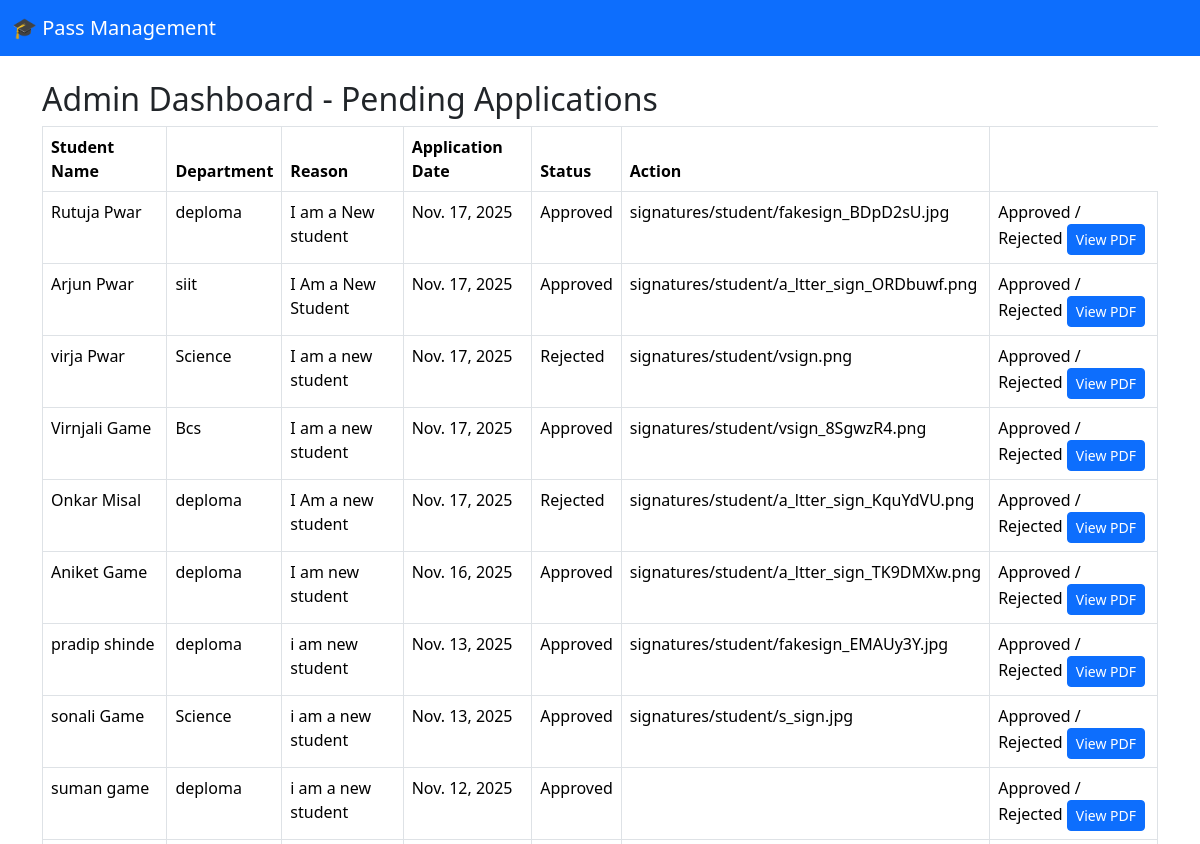
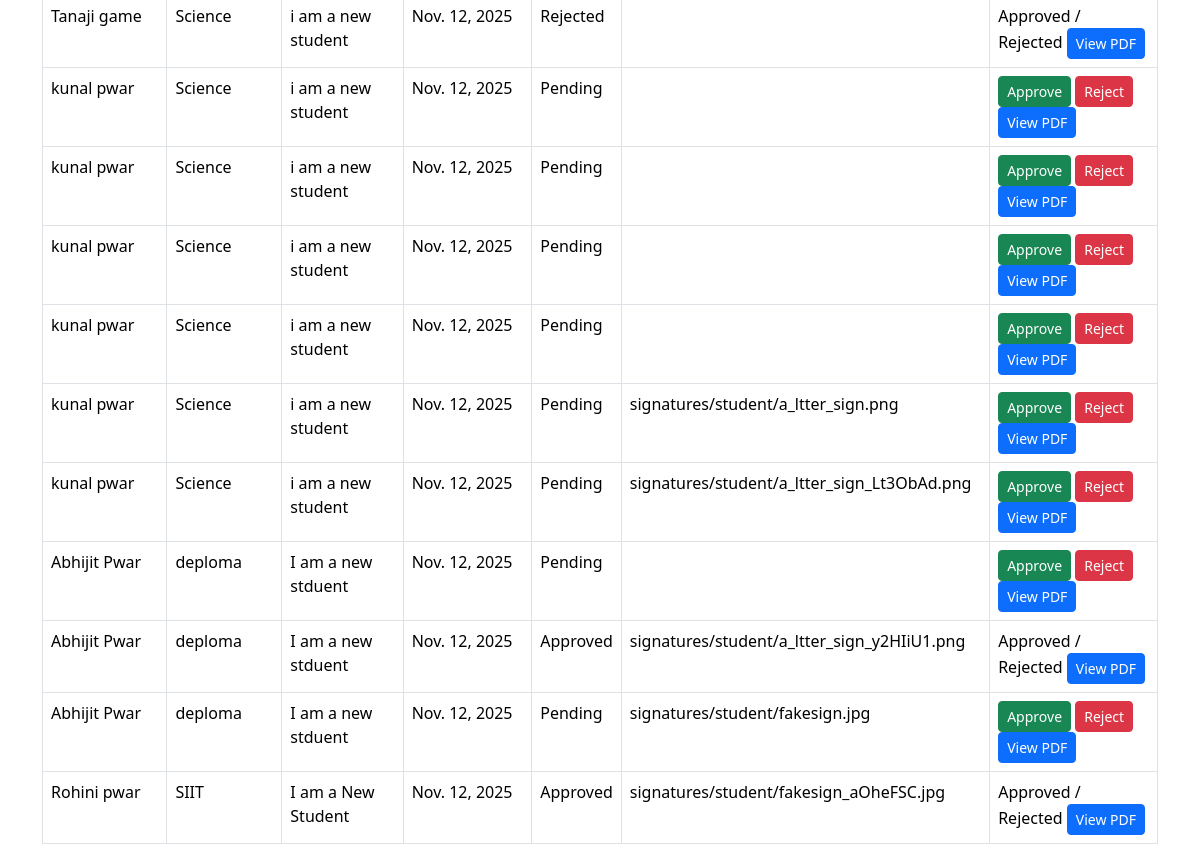
Page /get_new_pass/admin-dashboard/ (signed in, upper part) on the earlier database version (2 pictures, top to bottom).
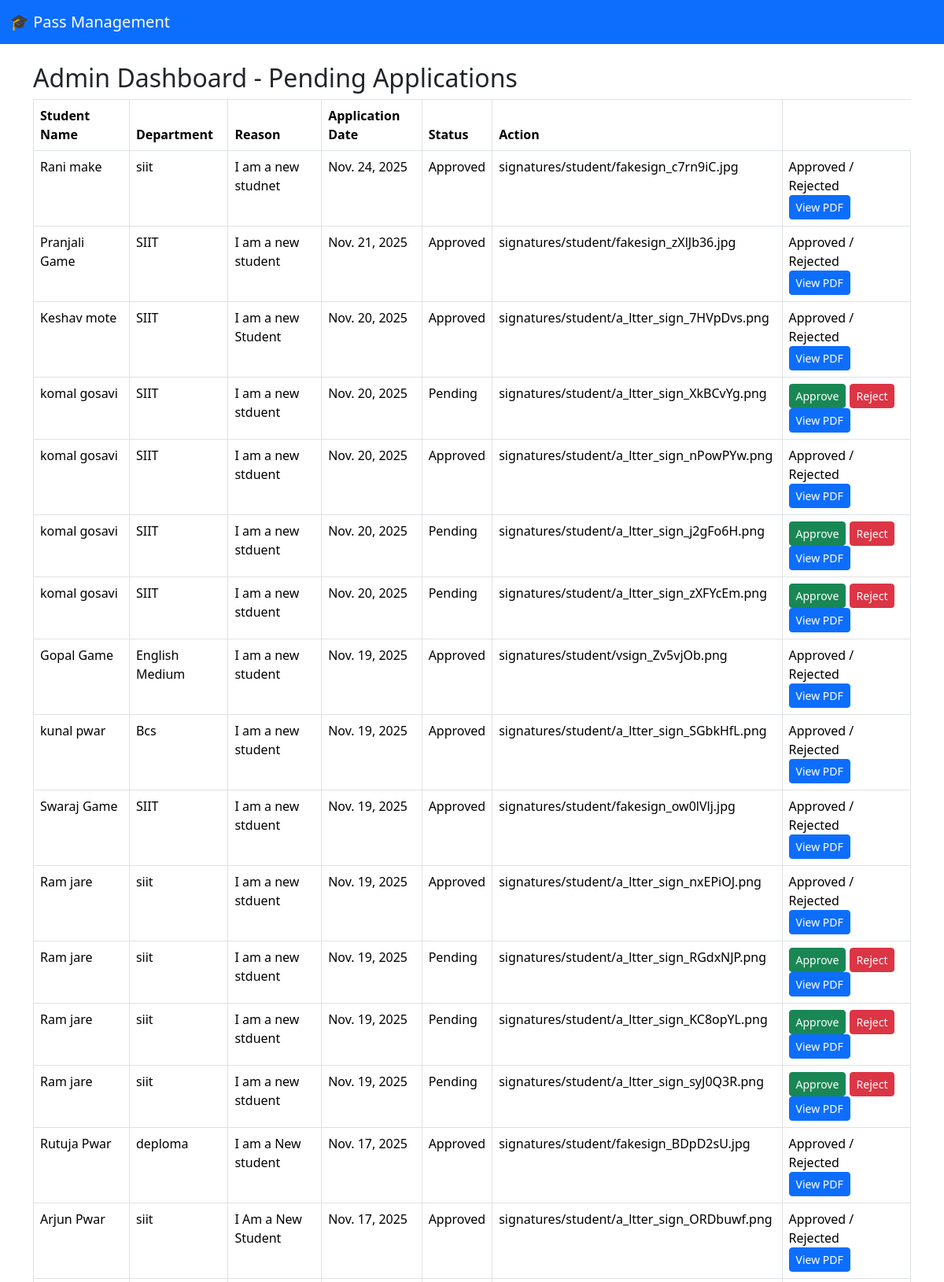
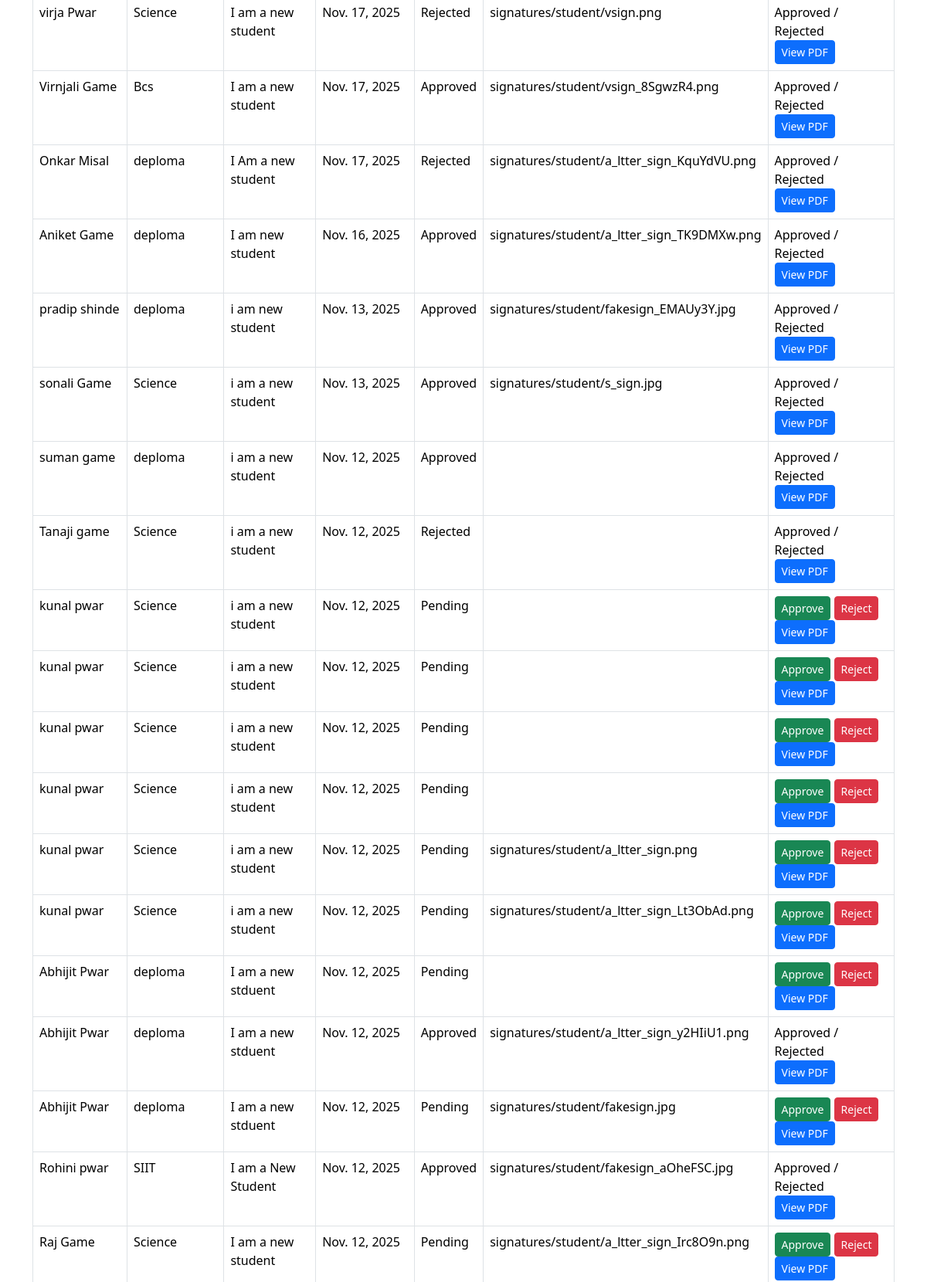
Same page on the later database version (2 pictures, top to bottom).
### get_new_pass/models.py (models this page shows, shortened)
class PassApplication(models.Model):
    name = models.CharField(max_length=100)
    email = models.EmailField()
    department = models.CharField(max_length=100)
    class_name = models.CharField(max_length=100)
    village = models.CharField(max_length=100)
    pass_days = models.CharField(max_length=50)
    application_date = models.DateField()
    application_time = models.TimeField()
    reason = models.TextField()
    month = models.CharField(max_length=20, choices=MONTH_CHOICES, default="January")
    status = models.CharField(
        max_length=20,
        choices=[('Pending', 'Pending'), ('Approved', 'Approved'), ('Rejected', 'Rejected')],
        default='Pending'
    )
    receipt_id = models.CharField(max_length=100, blank=True, null=True)
    student_signature = models.FileField(
        upload_to="signatures/student/",
        null=True,
        blank=True
    )
    created_at = models.DateTimeField(auto_now_add=True)

### get_new_pass/views.py (the view)
# urls.py: path('admin-dashboard/', views.admin_dashboard, name='admin_dashboard'),
@login_required
def admin_dashboard(request):
    applications = PassApplication.objects.all().order_by('-application_date')
    return render(request, 'admin_dashboard.html', {'applications': applications})

### get_new_pass/templates/admin_dashboard.html
{% extends 'base.html' %}
{% block content %}
<h2>Admin Dashboard - Pending Applications</h2>
<table class="table table-bordered">
  <thead>
    <tr>
      <th>Student Name</th>
      <th>Department</th>
      <th>Reason</th>
      <th>Application Date</th>
      <th>Status</th>
      <th>Action</th>
    </tr>
  </thead>
  <tbody>
    {% for app in applications %}
    <tr>
      <td>{{ app.name }}</td>
      <td>{{ app.department }}</td>
      <td>{{ app.reason }}</td>
      <td>{{ app.application_date }}</td>
      <td>{{ app.status }}</td>
      <td>{{app.student_signature}}</td>
      <td>
        {% if app.status == "Pending" %}
          <a href="{% url 'approve_application' app.id %}" class="btn btn-success btn-sm">Approve</a>
          <a href="{% url 'reject_application' app.id %}" class="btn btn-danger btn-sm">Reject</a>
        {% else %}
          Approved / Rejected
        {% endif %}
        <a href="{% url 'download_application_pdf' app.id %}" class="btn btn-primary btn-sm">View PDF</a>
      </td>
    </tr>
    {% endfor %}
  </tbody>
</table>
{% endblock %}

Differences in the rows shown:
added PassApplication: name "Rani make", department "siit", reason "I am a new studnet", application_date "Nov. 24, 2025", status "Approved", student_signature "signatures/student/fakesign_c7rn9iC.jpg", shows "Approved / Rejected"
added PassApplication: name "Pranjali Game", department "SIIT", reason "I am a new student", application_date "Nov. 21, 2025", status "Approved", student_signature "signatures/student/fakesign_zXlJb36.jpg", shows "Approved / Rejected"
added PassApplication: name "Keshav mote", department "SIIT", reason "I am a new Student", application_date "Nov. 20, 2025", status "Approved", student_signature "signatures/student/a_ltter_sign_7HVpDvs.png", shows "Approved / Rejected"
added PassApplication: name "komal gosavi", department "SIIT", reason "I am a new stduent", application_date "Nov. 20, 2025", status "Pending", student_signature "signatures/student/a_ltter_sign_XkBCvYg.png", shows "Approve"
added PassApplication: name "komal gosavi", department "SIIT", reason "I am a new stduent", application_date "Nov. 20, 2025", status "Approved", student_signature "signatures/student/a_ltter_sign_nPowPYw.png", shows "Approved / Rejected"
added PassApplication: name "komal gosavi", department "SIIT", reason "I am a new stduent", application_date "Nov. 20, 2025", status "Pending", student_signature "signatures/student/a_ltter_sign_j2gFo6H.png", shows "Approve"
added PassApplication: name "komal gosavi", department "SIIT", reason "I am a new stduent", application_date "Nov. 20, 2025", status "Pending", student_signature "signatures/student/a_ltter_sign_zXFYcEm.png", shows "Approve"
added PassApplication: name "Gopal Game", department "English Medium", reason "I am a new student", application_date "Nov. 19, 2025", status "Approved", student_signature "signatures/student/vsign_Zv5vjOb.png", shows "Approved / Rejected"
added PassApplication: name "kunal pwar", department "Bcs", reason "I am a new student", application_date "Nov. 19, 2025", status "Approved", student_signature "signatures/student/a_ltter_sign_SGbkHfL.png", shows "Approved / Rejected"
added PassApplication: name "Swaraj Game", department "SIIT", reason "I am a new stduent", application_date "Nov. 19, 2025", status "Approved", student_signature "signatures/student/fakesign_ow0lVlj.jpg", shows "Approved / Rejected"
added PassApplication: name "Ram jare", department "siit", reason "I am a new stduent", application_date "Nov. 19, 2025", status "Approved", student_signature "signatures/student/a_ltter_sign_nxEPiOJ.png", shows "Approved / Rejected"
added PassApplication: name "Ram jare", department "siit", reason "I am a new stduent", application_date "Nov. 19, 2025", status "Pending", student_signature "signatures/student/a_ltter_sign_RGdxNJP.png", shows "Approve"
added PassApplication: name "Ram jare", department "siit", reason "I am a new stduent", application_date "Nov. 19, 2025", status "Pending", student_signature "signatures/student/a_ltter_sign_KC8opYL.png", shows "Approve"
added PassApplication: name "Ram jare", department "siit", reason "I am a new stduent", application_date "Nov. 19, 2025", status "Pending", student_signature "signatures/student/a_ltter_sign_syJ0Q3R.png", shows "Approve"
now on this page (row unchanged): PassApplication: name "Raj Game", department "Science", reason "I am a new student", application_date "Nov. 12, 2025", status "Pending", student_signature "signatures/student/a_ltter_sign_Irc8O9n.png", shows "Approve"
